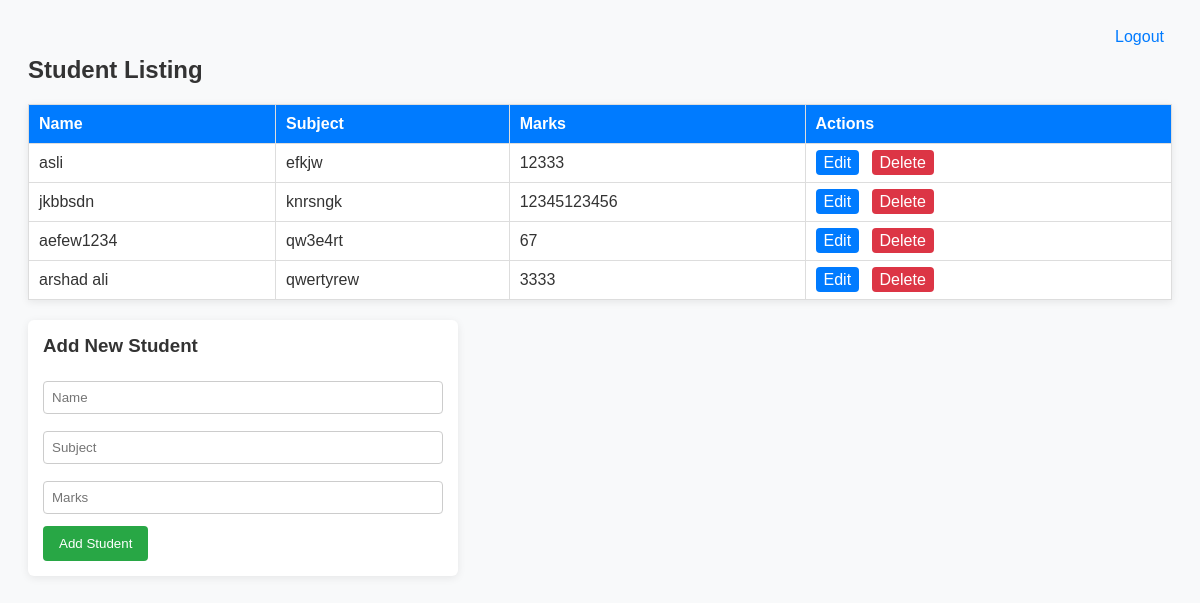
/home/ (signed in), run on an earlier commit of the app's database.
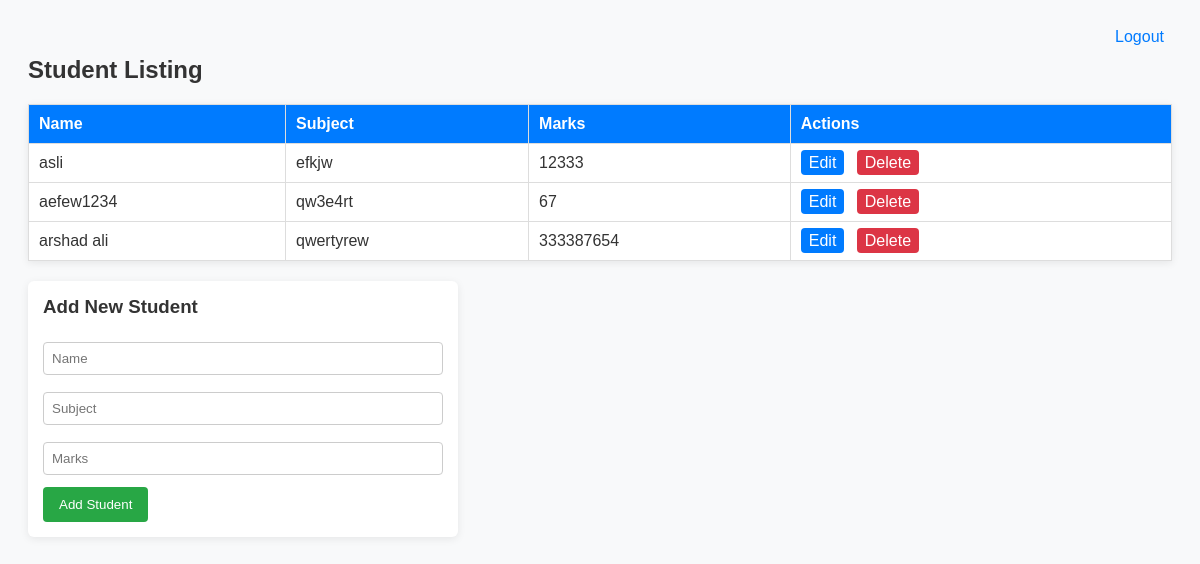
And on a later commit of the database.
### portal/models.py (models this page shows, shortened)
class Student(models.Model):
    name = models.CharField(max_length=100)
    subject = models.CharField(max_length=100)
    marks = models.IntegerField()
    class Meta:
        unique_together = ('name', 'subject')

### portal/views.py (the view)
# urls.py: path('home/', views.home, name='home'),
def home(request):
    if not request.user.is_authenticated:
        return redirect('login')
    students = Student.objects.all()
    form = StudentForm()
    return render(request, 'home.html', {'students': students, 'form': form})

### portal/forms.py
class StudentForm(forms.ModelForm):
    class Meta:
        model = Student
        fields = ['name', 'subject', 'marks']

### portal/templates/home.html (shortened to what this page needs)
<!DOCTYPE html>
<html>
<head>
</head>
<body>
<div class="top-bar">
    <a href="{% url 'logout' %}">Logout</a>
</div>
<h2>Student Listing</h2>
<table>
    <tr>
        <th>Name</th>
        <th>Subject</th>
        <th>Marks</th>
        <th>Actions</th>
    </tr>
    {% for student in students %}
    <tr>
        <td>{{ student.name }}</td>
        <td>{{ student.subject }}</td>
        <td>{{ student.marks }}</td>
        <td class="actions">
            <a href="{% url 'edit_student' student.id %}">Edit</a>
            <a href="{% url 'delete_student' student.id %}" class="delete" onClick="return confirm('Are you sure you want to delete this student?');">Delete</a>
        </td>
    </tr>
    {% endfor %}
</table>
<form method="POST" action="{% url 'add_student' %}">
    <h3>Add New Student</h3>
    <input name="name" placeholder="Name" required>
    <input name="subject" placeholder="Subject" required>
    <input name="marks" placeholder="Marks" type="number" required>
    <button type="submit">Add Student</button>
</form>
</body>
</html>

What changed in the data, as far as the page shows it:
removed Student: name "jkbbsdn", subject "knrsngk", marks "12345123456"
changed Student "arshad ali": marks "3333" → "333387654"
